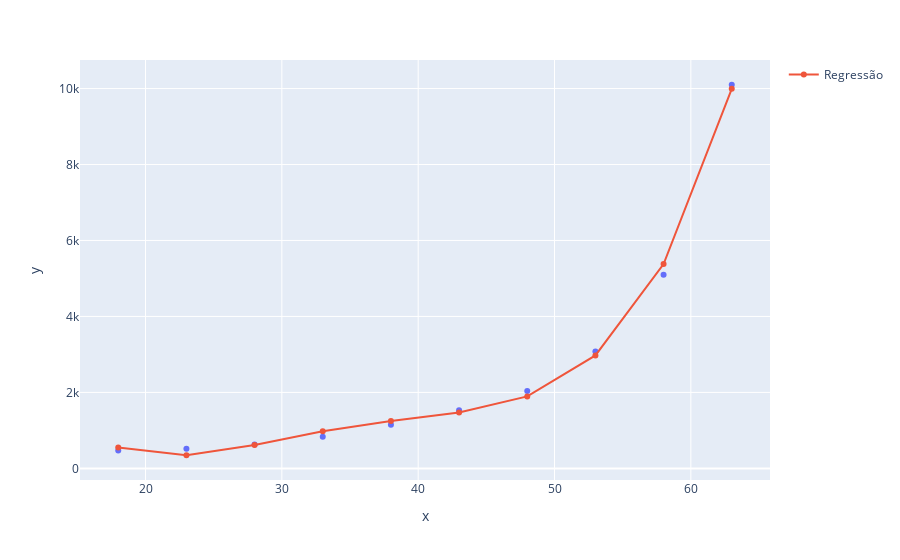

The notebook cell this image was saved under:
### Code cell
import plotly.express as px
grafico = px.scatter(x= X[:, 0], y= Y)
grafico.add_scatter(x = X[:, 0], y= previsoes, name="Regressão")
grafico.show()

### Figure 1 — Plotly figure (JSON) as saved in the notebook; plotly's stock layout.template omitted (floating-point values rounded to 4 significant figures)
{"data": [{"hovertemplate": "x=%{x}<br>y=%{y}<extra></extra>", "legendgroup": "", "marker": {"color": "#636efa", "symbol": "circle"}, "mode": "markers", "name": "", "orientation": "v", "showlegend": false, "type": "scatter", "x": [18, 23, 28, 33, 38, 43, 48, 53, 58, 63], "xaxis": "x", "y": [470, 520, 630, 830, 1150, 1530, 2040, 3080, 5100, 10100], "yaxis": "y"}, {"name": "Regressão", "type": "scatter", "x": [18, 23, 28, 33, 38, 43, 48, 53, 58, 63], "y": [549.7, 345.9, 616.5, 975.8, 1249.0, 1473.0, 1895.0, 2973.0, 5379.0, 9993.0]}], "layout": {"legend": {"tracegroupgap": 0}, "margin": {"t": 60}, "xaxis": {"anchor": "y", "domain": [0, 1], "title": {"text": "x"}}, "yaxis": {"anchor": "x", "domain": [0, 1], "title": {"text": "y"}}}}
